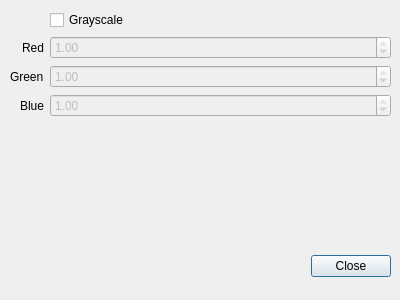
<?xml version="1.0" encoding="UTF-8"?>
<ui version="4.0">
 <class>dlgLayerProperty</class>
 <widget class="QDialog" name="dlgLayerProperty">
  <property name="geometry">
   <rect>
    <x>0</x>
    <y>0</y>
    <width>400</width>
    <height>300</height>
   </rect>
  </property>
  <property name="windowTitle">
   <string>Layer Properties</string>
  </property>
  <widget class="QDialogButtonBox" name="dialogButtonBox">
   <property name="geometry">
    <rect>
     <x>50</x>
     <y>250</y>
     <width>341</width>
     <height>32</height>
    </rect>
   </property>
   <property name="orientation">
    <enum>Qt::Horizontal</enum>
   </property>
   <property name="standardButtons">
    <set>QDialogButtonBox::Close</set>
   </property>
  </widget>
  <widget class="QWidget" name="formLayoutWidget">
   <property name="geometry">
    <rect>
     <x>10</x>
     <y>10</y>
     <width>381</width>
     <height>231</height>
    </rect>
   </property>
   <layout class="QFormLayout" name="formLayout">
    <property name="labelAlignment">
     <set>Qt::AlignRight|Qt::AlignTrailing|Qt::AlignVCenter</set>
    </property>
    <item row="1" column="0">
     <widget class="QLabel" name="lbRed">
      <property name="text">
       <string>Red</string>
      </property>
     </widget>
    </item>
    <item row="1" column="1">
     <widget class="QDoubleSpinBox" name="dsbRed">
      <property name="enabled">
       <bool>false</bool>
      </property>
      <property name="minimum">
       <double>0.100000000000000</double>
      </property>
      <property name="maximum">
       <double>1.000000000000000</double>
      </property>
      <property name="singleStep">
       <double>0.100000000000000</double>
      </property>
      <property name="value">
       <double>1.000000000000000</double>
      </property>
     </widget>
    </item>
    <item row="2" column="0">
     <widget class="QLabel" name="lbGreen">
      <property name="text">
       <string>Green</string>
      </property>
     </widget>
    </item>
    <item row="2" column="1">
     <widget class="QDoubleSpinBox" name="dsbGreen">
      <property name="enabled">
       <bool>false</bool>
      </property>
      <property name="minimum">
       <double>0.100000000000000</double>
      </property>
      <property name="maximum">
       <double>1.000000000000000</double>
      </property>
      <property name="singleStep">
       <double>0.100000000000000</double>
      </property>
      <property name="value">
       <double>1.000000000000000</double>
      </property>
     </widget>
    </item>
    <item row="3" column="0">
     <widget class="QLabel" name="lbBlue">
      <property name="text">
       <string>Blue</string>
      </property>
     </widget>
    </item>
    <item row="3" column="1">
     <widget class="QDoubleSpinBox" name="dsbBlue">
      <property name="enabled">
       <bool>false</bool>
      </property>
      <property name="minimum">
       <double>0.100000000000000</double>
      </property>
      <property name="maximum">
       <double>1.000000000000000</double>
      </property>
      <property name="singleStep">
       <double>0.100000000000000</double>
      </property>
      <property name="value">
       <double>1.000000000000000</double>
      </property>
     </widget>
    </item>
    <item row="0" column="1">
     <widget class="QCheckBox" name="cbGray">
      <property name="text">
       <string>Grayscale</string>
      </property>
     </widget>
    </item>
   </layout>
  </widget>
 </widget>
 <resources/>
 <connections>
  <connection>
   <sender>dialogButtonBox</sender>
   <signal>accepted()</signal>
   <receiver>dlgLayerProperty</receiver>
   <slot>close()</slot>
   <hints>
    <hint type="sourcelabel">
     <x>220</x>
     <y>265</y>
    </hint>
    <hint type="destinationlabel">
     <x>199</x>
     <y>149</y>
    </hint>
   </hints>
  </connection>
  <connection>
   <sender>dialogButtonBox</sender>
   <signal>rejected()</signal>
   <receiver>dlgLayerProperty</receiver>
   <slot>close()</slot>
   <hints>
    <hint type="sourcelabel">
     <x>220</x>
     <y>265</y>
    </hint>
    <hint type="destinationlabel">
     <x>199</x>
     <y>149</y>
    </hint>
   </hints>
  </connection>
 </connections>
</ui>
